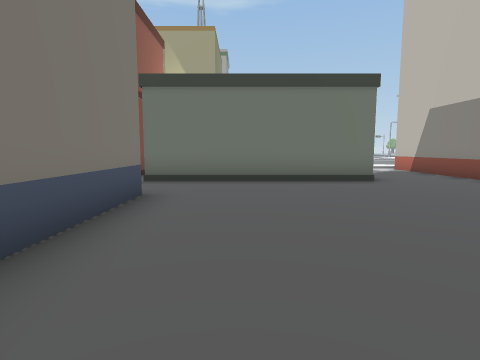
View 1 (above)

24 first-person views from a walk through a Unity game level. The camera is 1.5 m above the floor, tilts 6° down and sees 80° across. The floor is counted in squares, 2 m on a side. Each view is taken from the middle of a square. On the plan, view 1 faces up. The plan holds only what a view shows up to about 10 squares ahead; the rest is blank. The place goes on beyond the plan. Some animated figures are not drawn. Some surface patterns are stand-ins.

View 2
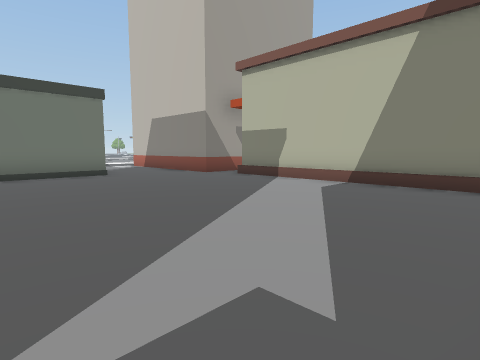

View 3
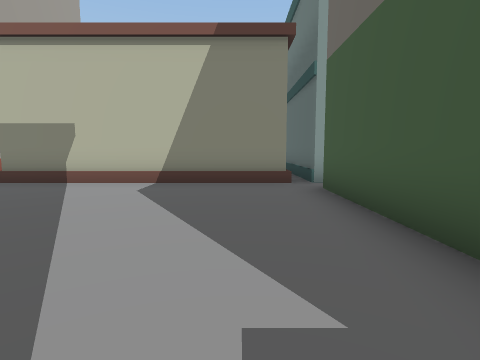

View 4
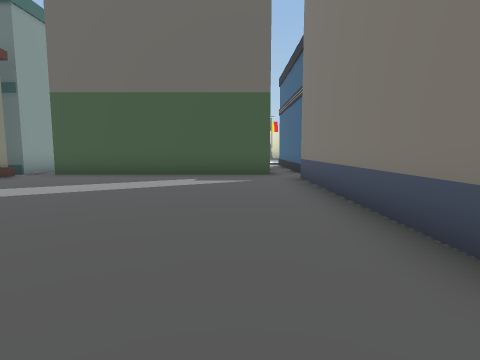

View 5
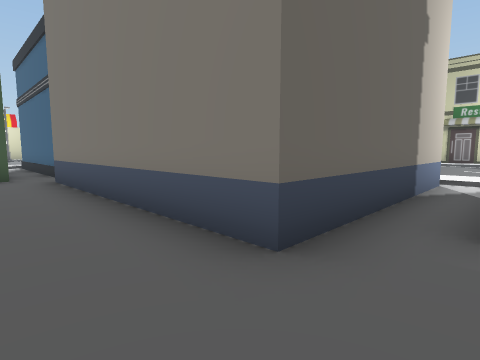

View 6
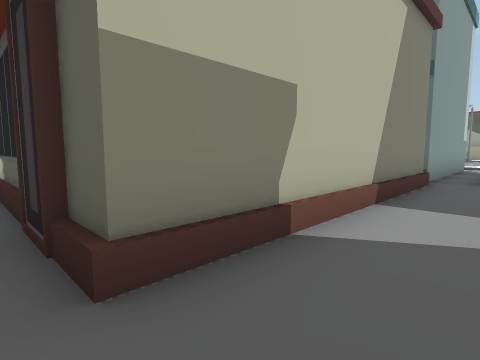

View 7
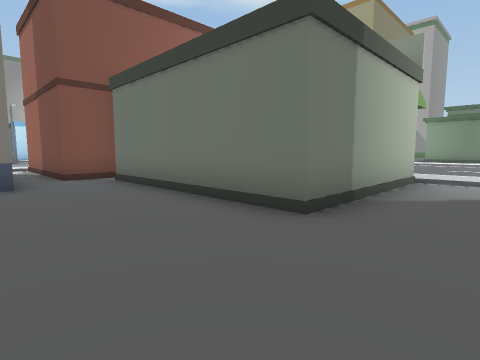

View 8
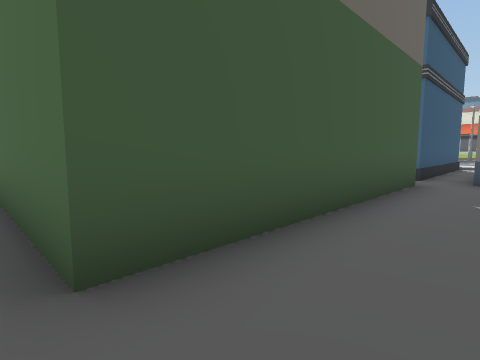

View 9
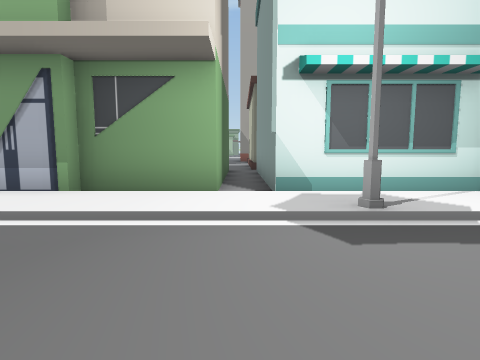

View 10
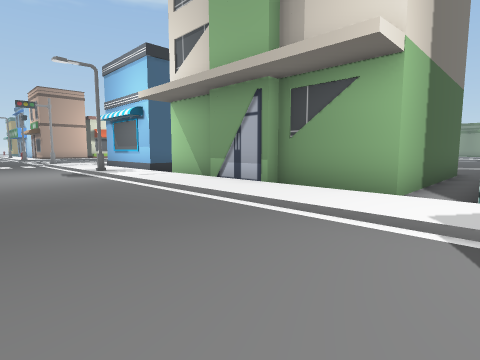

View 11
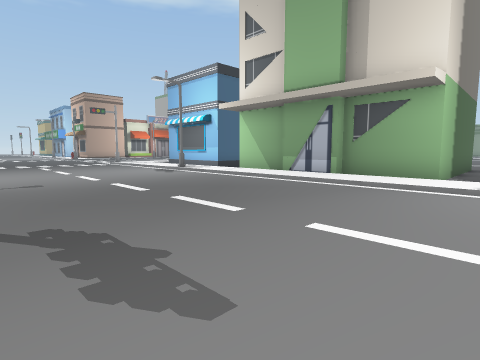

View 12
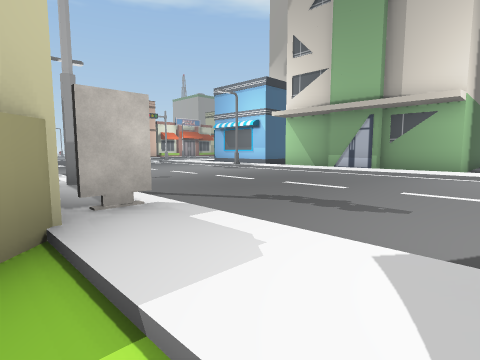

View 13
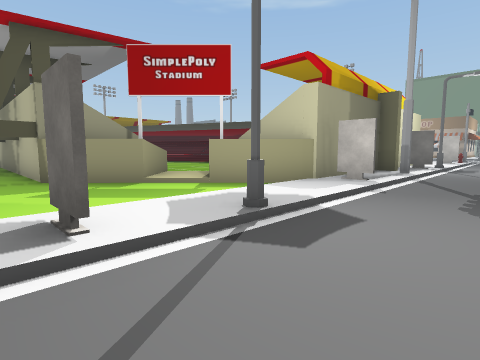

View 14
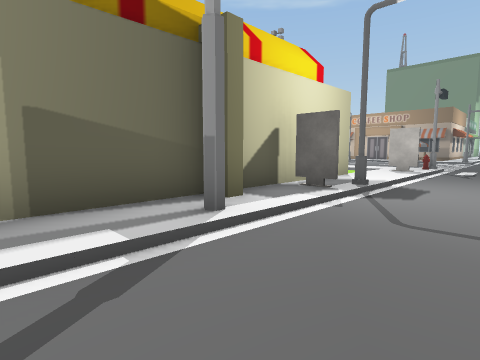

View 15
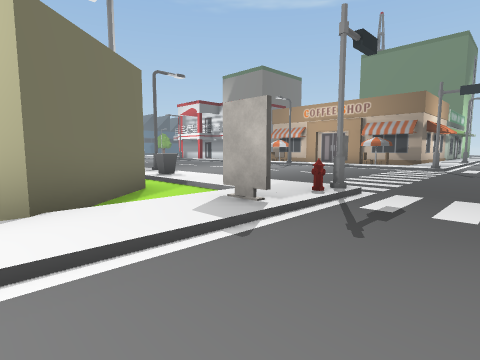

View 16
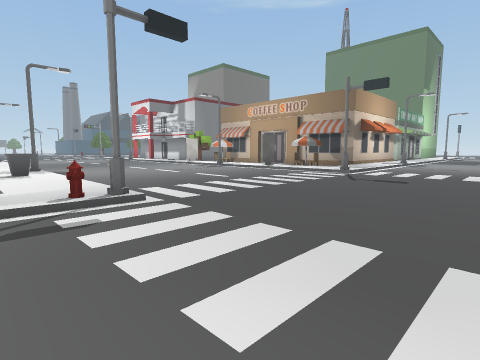

View 17
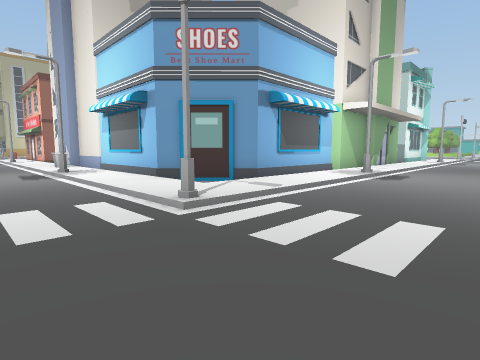

View 18
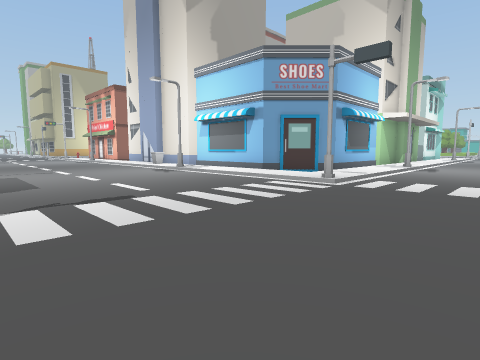

View 19
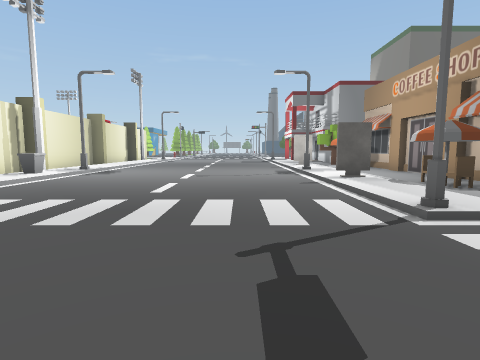

View 20
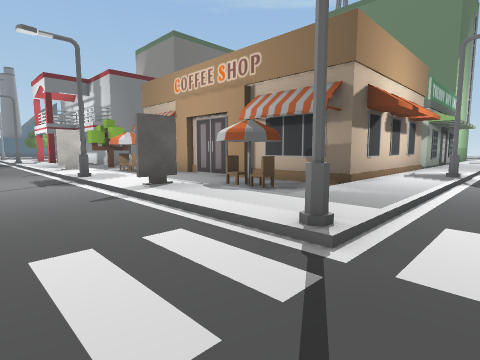

View 21
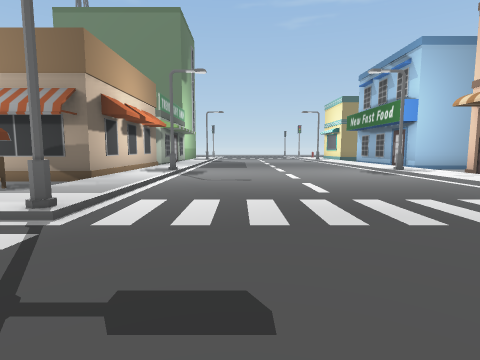

View 22
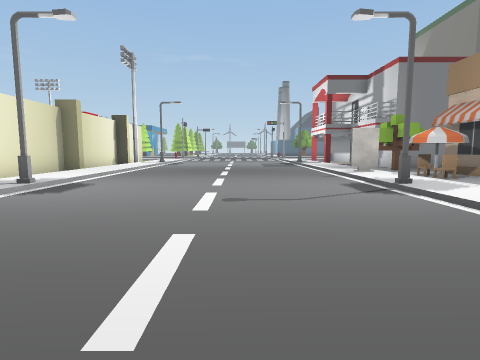

View 23
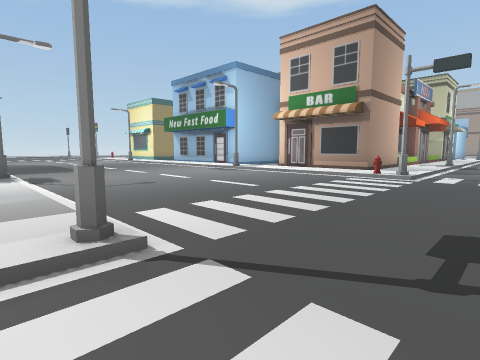

View 24
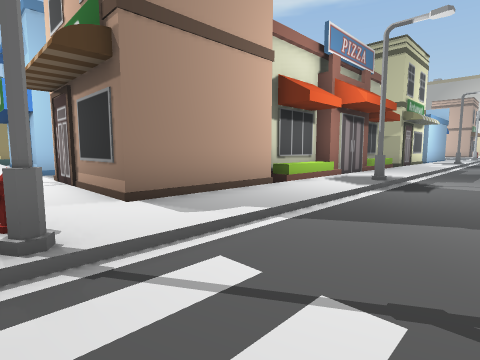

### Floor plan
Key: @ floor where view 1 was taken; # wall or solid block; x gap in a wall; . main floor; : floor 0.25 m higher than the main floor; / step, stairs or slope; ^ raised ledge; O other object.
Columns run from 23 left of view 1 to 10 right of it. Each row starts with its distance up from view 1.
 10                           #..O
  9                     #     #..O
  8                     #     #..O
  7                     #######..O
  6                 #####........OOOOO
  5            ..   OOOOOO............
  4            ..        O........OOOO
  3                      O........O
  2        /.            O........O
  1      O:/.            O........O
  0      O:/.            O.@......O
 -1      O:/...  ./      O........O
 -2      O:/.... ./: .............O
 -3      O:O......O:#####xOOOOOOO.OOOO
 -4      O:/....../:#    ^      O.O
 -5      O:/....../:#    ^      O.O
 -6      #:/....../:#    ^      O.O
 -7      #:/....../:##          O.O
 -8   ####:/....../:.####xOOOOOOO.OOOO
 -9 :::::::/....../:::::::::::::::::::
-10 /O////O/......#//////O/////////O/
-11 ................................
-12 ...............................
-13 ...............................
-14 ...............................
-15 ..................................
-16 ..................................
-17 /O/////#....../O/////O//#//////O//
-18 :::::::/....../:O::::O:#:::O::::O:
-19 ####..:/....../:..##  #######.....
-20    #.O:/....../:.##         #.....
-21    #..O/....../:.            :....
-22    #..:/....../O             ###.
-23    #..:/....../:               #.
-24    #..:O......O:#              #.
-25    #..:/....../:               #.
-26    #.O:/....../: #             #.
-27    #. O/....../: #             #.
-28       :/....../:#              #

Where each view was taken, in squares from view 1:
view 1: 0 up, 0 right, facing up
view 2: 2 down, 0 right, facing up-right
view 3: 1 down, 0 right, facing right
view 4: 6 up, 0 right, facing down
view 5: 6 up, 0 right, facing down-left
view 6: 5 up, 5 right, facing down-right
view 7: 4 up, 5 right, facing up-left
view 8: 1 down, 6 right, facing down-left
view 9: 13 down, 6 right, facing up
view 10: 13 down, 7 right, facing up-left
view 11: 16 down, 7 right, facing up-left
view 12: 19 down, 7 right, facing up-left
view 13: 15 down, 10 right, facing down-left
view 14: 15 down, 3 right, facing down-left
view 15: 15 down, 4 left, facing down-left
view 16: 13 down, 7 left, facing down-left
view 17: 13 down, 11 left, facing up-right
view 18: 13 down, 15 left, facing up-right
view 19: 14 down, 14 left, facing down
view 20: 16 down, 14 left, facing down-left
view 21: 15 down, 13 left, facing left
view 22: 18 down, 13 left, facing down
view 23: 18 down, 14 left, facing up-left
view 24: 10 down, 14 left, facing up-left
